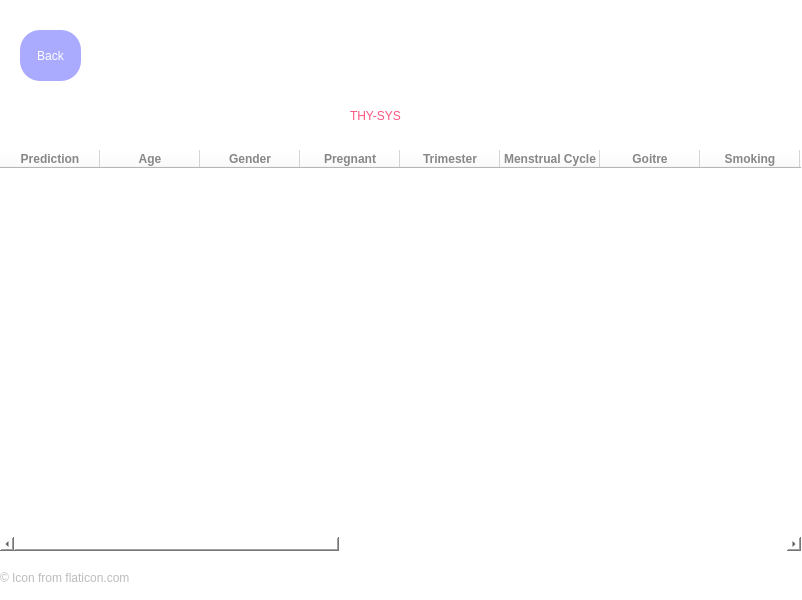
<?xml version="1.0" encoding="UTF-8"?>
<ui version="4.0">
 <class>Form</class>
 <widget class="QWidget" name="Form">
  <property name="geometry">
   <rect>
    <x>0</x>
    <y>0</y>
    <width>802</width>
    <height>600</height>
   </rect>
  </property>
  <property name="windowTitle">
   <string>Form</string>
  </property>
  <property name="styleSheet">
   <string notr="true">background-color: rgb(255, 255, 255);</string>
  </property>
  <widget class="QPushButton" name="Back">
   <property name="geometry">
    <rect>
     <x>20</x>
     <y>30</y>
     <width>61</width>
     <height>51</height>
    </rect>
   </property>
   <property name="styleSheet">
    <string notr="true">color: rgb(255, 255, 255);
background-color: rgb(170, 170, 255);
border-radius:20px;</string>
   </property>
   <property name="text">
    <string>Back</string>
   </property>
  </widget>
  <widget class="QLabel" name="thysysName">
   <property name="geometry">
    <rect>
     <x>350</x>
     <y>100</y>
     <width>111</width>
     <height>31</height>
    </rect>
   </property>
   <property name="styleSheet">
    <string notr="true">color: rgb(255, 85, 127);
font: 87 14pt &quot;Arial Black&quot;;
</string>
   </property>
   <property name="text">
    <string>THY-SYS</string>
   </property>
  </widget>
  <widget class="QLabel" name="icon">
   <property name="geometry">
    <rect>
     <x>350</x>
     <y>10</y>
     <width>111</width>
     <height>91</height>
    </rect>
   </property>
   <property name="text">
    <string/>
   </property>
   <property name="pixmap">
    <pixmap>thyroid.png</pixmap>
   </property>
   <property name="scaledContents">
    <bool>true</bool>
   </property>
  </widget>
  <widget class="QTableWidget" name="tableWidget">
   <property name="geometry">
    <rect>
     <x>0</x>
     <y>150</y>
     <width>801</width>
     <height>401</height>
    </rect>
   </property>
   <property name="font">
    <font>
     <family>arial</family>
     <pointsize>12</pointsize>
     <weight>75</weight>
     <italic>false</italic>
     <bold>true</bold>
    </font>
   </property>
   <property name="styleSheet">
    <string notr="true">color: rgb(135, 135, 135);
font-family: arial;
font-weight: bold;</string>
   </property>
   <property name="frameShape">
    <enum>QFrame::NoFrame</enum>
   </property>
   <property name="frameShadow">
    <enum>QFrame::Raised</enum>
   </property>
   <property name="editTriggers">
    <set>QAbstractItemView::NoEditTriggers</set>
   </property>
   <property name="gridStyle">
    <enum>Qt::DotLine</enum>
   </property>
   <column>
    <property name="text">
     <string>Prediction</string>
    </property>
   </column>
   <column>
    <property name="text">
     <string>Age</string>
    </property>
   </column>
   <column>
    <property name="text">
     <string>Gender</string>
    </property>
   </column>
   <column>
    <property name="text">
     <string>Pregnant</string>
    </property>
   </column>
   <column>
    <property name="text">
     <string>Trimester</string>
    </property>
   </column>
   <column>
    <property name="text">
     <string>Menstrual Cycle</string>
    </property>
   </column>
   <column>
    <property name="text">
     <string>Goitre</string>
    </property>
   </column>
   <column>
    <property name="text">
     <string>Smoking</string>
    </property>
   </column>
   <column>
    <property name="text">
     <string>Family History</string>
    </property>
   </column>
   <column>
    <property name="text">
     <string>Constipation</string>
    </property>
   </column>
   <column>
    <property name="text">
     <string>Diarrhea</string>
    </property>
   </column>
   <column>
    <property name="text">
     <string>Amount of Sleep</string>
    </property>
   </column>
   <column>
    <property name="text">
     <string>Nervousness</string>
    </property>
   </column>
   <column>
    <property name="text">
     <string>Tiredness</string>
    </property>
   </column>
   <column>
    <property name="text">
     <string>Hairloss</string>
    </property>
   </column>
   <column>
    <property name="text">
     <string>Weight</string>
    </property>
   </column>
   <column>
    <property name="text">
     <string>Skin</string>
    </property>
   </column>
   <column>
    <property name="text">
     <string>Heart Rate</string>
    </property>
   </column>
   <column>
    <property name="text">
     <string>Temperature</string>
    </property>
   </column>
  </widget>
  <widget class="QLabel" name="label_3">
   <property name="geometry">
    <rect>
     <x>0</x>
     <y>570</y>
     <width>291</width>
     <height>16</height>
    </rect>
   </property>
   <property name="styleSheet">
    <string notr="true">color: rgb(188, 188, 188);</string>
   </property>
   <property name="text">
    <string>© Icon from flaticon.com</string>
   </property>
  </widget>
 </widget>
 <resources/>
 <connections/>
</ui>
